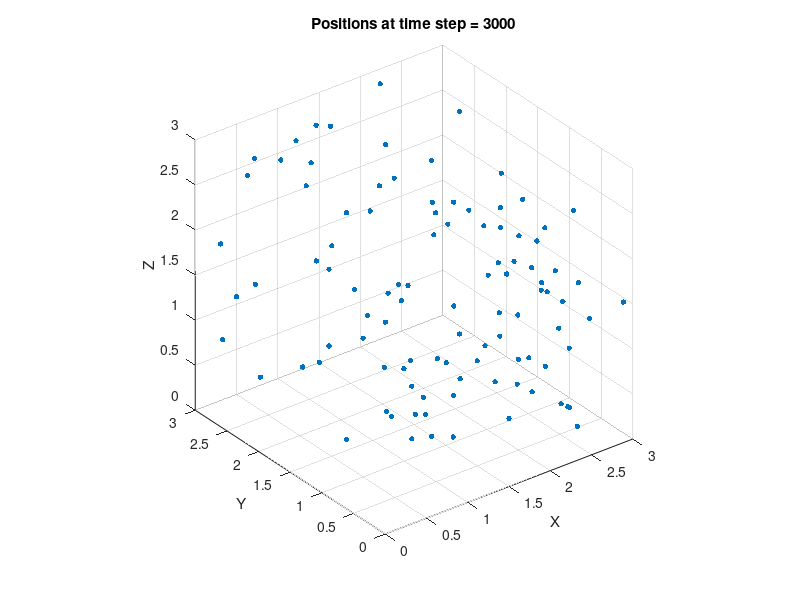
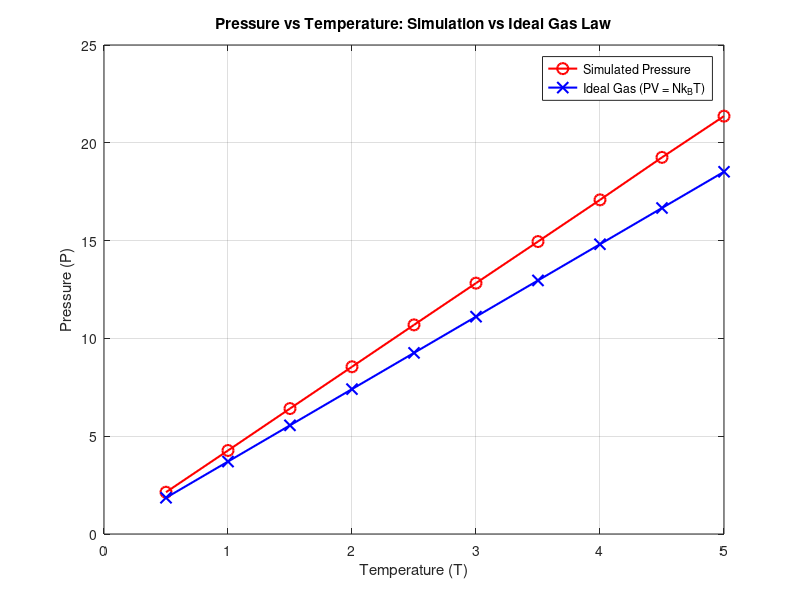

MATLAB code to generate these figures, in order:
function ideal_gas_sim
    %  Code to simulate MD for ideal gas molecules. Note the following:
    % - N non-interacting particles in a 3D cubic box.
    % - Collisions only with walls (particles bounce elastically).
    % - Pressure from total momentum transfer to walls.
    % - Compare simulated P vs. T to ideal gas law: P = (N/V) * kB * T.

    clear; clc; close all;

    %% Parameters
    N = 100;                 % num of particles
    box_size = 3.0;          % length of cubic box
    mass = 1.0;              % Particle mass
    kB = 1.0;                % Boltzmann constant ( we have set it to 1 here for convenience)
    dt = 0.01;               % time step of the simulation
    n_steps = 3000;          % num. of simulation steps
    target_temperatures = linspace(0.5, 5.0, 10);  % Temp. range
    wall_area = 6 * box_size^2;  % Total surface area of the cubic box

    %% Allocate array to store pressure
    pressures = zeros(size(target_temperatures));

    %% Loop over each temperature to perform MD at each temp
    for t_idx = 1:length(target_temperatures)
        T = target_temperatures(t_idx);

        % run MD at this temp.
        [pressures(t_idx), positions_history] = simulate_ideal_gas( ...
            T, N, box_size, mass, n_steps, dt, kB, wall_area);

        % show a visualization of the MD for the last temp. 
        if t_idx == length(target_temperatures)
            figure('Name','Particle Animation','Color','w');
            for step_i = 1:size(positions_history, 1)
                scatter3( positions_history(step_i, :, 1), ...
                          positions_history(step_i, :, 2), ...
                          positions_history(step_i, :, 3), ...
                          15, 'filled' );
                axis([0 box_size 0 box_size 0 box_size]); axis square;
                xlabel('X'); ylabel('Y'); zlabel('Z');
                title(sprintf('Positions at time step = %d', step_i*10));
                drawnow;
                pause(0.02);
            end
        end
    end

    %% Compare P-T data results from the sim w/ the ideal gas law: P = (N * kB * T) / V
    % (kB=1 and V=box_size^3, therefore P_ideal = (N * T) / (box_size^3))
    volume = box_size^3;
    P_ideal = (N .* target_temperatures) / volume;

    %% Plot results
    figure('Name','Pressure vs Temperature','Color','w');
    plot(target_temperatures, pressures, 'ro-','LineWidth',1.5,'MarkerSize',8);
    hold on;
    plot(target_temperatures, P_ideal, 'bx-','LineWidth',1.5,'MarkerSize',8);
    xlabel('Temperature (T)');
    ylabel('Pressure (P)');
    title('Pressure vs Temperature: Simulation vs Ideal Gas Law');
    legend('Simulated Pressure','Ideal Gas (PV = Nk_BT)','Location','best');
    grid on;

end 


function [pressure, positions_history] = simulate_ideal_gas( ...
                T, N, box_size, mass, n_steps, dt, kB, wall_area)
    % IDEAL GAS SIMULATION
    % -------------------------------------------------------
    % This function simulates an ideal gas in a box for n_steps at temperature T
    % Returns:
    %   pressure          
    %   positions_history
    
    % fix a random seed reproducibility
    rng(1);

    % initialize particle positions uniformly in the box
    positions = box_size * rand(N, 3); 

    % initialize velocities from the Maxwell–Boltzmann distribution
    % YOUR CODE HERE #1
    
    velocities=sqrt((kB*T)/mass).*randn(N,3);

    % store positions every 10 steps. We will use this for visualization 
    save_interval = 10;
    n_save = floor(n_steps / save_interval);
    positions_history = zeros(n_save, N, 3);
    save_counter = 1;
    
    % store total momentum transfer
    total_momentum_transfer = 0;

    % Simulation loop
    for step = 1:n_steps
        % update positions
        % YOUR CODE HERE #2
        positions=positions+velocities*dt;
        
        % check particle collisions with the walls in each dimension
        for dim = 1:3
            % gas particles hitting the left wall at x=0 (or y=0, z=0)
            mask_left = (positions(:, dim) < 0);
            % reflect position if the particle has gone beyond the boundary
            positions(mask_left, dim) = -positions(mask_left, dim);
            % momentum transfer to the wall: 2*m*|v|
            total_momentum_transfer = total_momentum_transfer ...
                + 2 * mass * sum(abs(velocities(mask_left, dim)));
            % flip velocity after the particle is reflected
            velocities(mask_left, dim) = -velocities(mask_left, dim);

            % gas particles hitting the "right" wall at x=box_size (or y=box_size, z=box_size)
            % YOUR CODE HERE #3
            mask_right = (positions(:, dim) > box_size);

            % reflect position
            % YOUR CODE HERE #4
            positions(mask_right, dim) = 2*box_size-positions(mask_right, dim);
            
            % momentum transfer
            % YOUR CODE HERE #5
            total_momentum_transfer = total_momentum_transfer ...
                + 2 * mass * sum(abs(velocities(mask_right, dim)));
            
            % flip velocity
            % YOUR CODE HERE #6
           velocities(mask_right, dim) = -velocities(mask_right, dim);


        end

        % save positions periodically
        if mod(step, save_interval) == 0
            positions_history(save_counter, :, :) = positions;
            save_counter = save_counter + 1;
        end
    end

    % calculate final pressure
    %    P = (Total momentum transfer) / (Total time * Wall area)
    simulation_time = n_steps * dt;
    pressure = total_momentum_transfer / (simulation_time * wall_area);
end